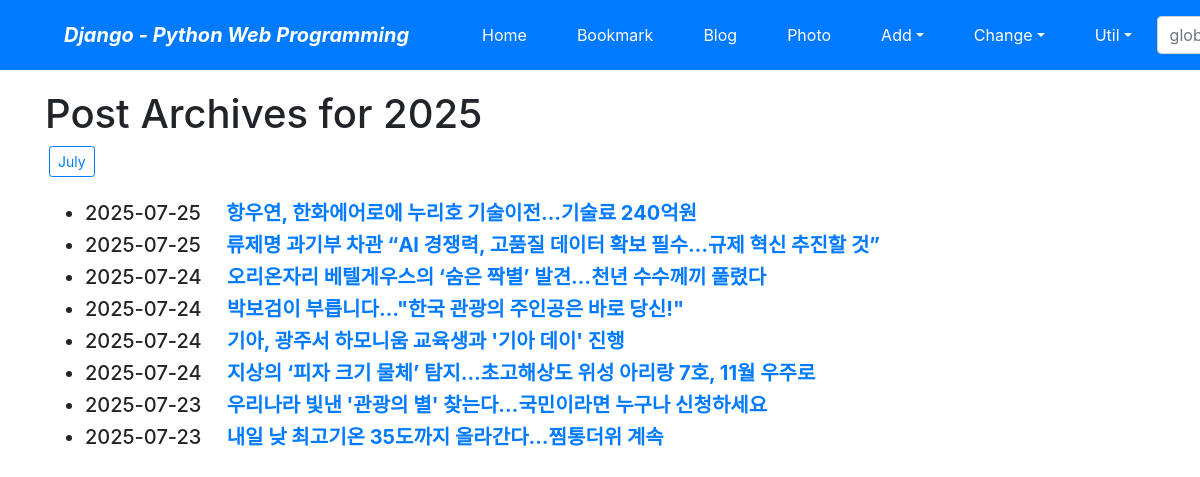
/blog/archive/2025, run on the app's committed database.
### blog/models.py (models this page shows, shortened)
class Post(models.Model):
    title = models.CharField(verbose_name='TITLE', max_length=50)
    slug = models.SlugField('SLUG', unique=True, allow_unicode=True, help_text='one word for title alias.')
    description = models.CharField('DESCRIPTION', max_length=100, blank=True, help_text='simple description text.')
    content = models.TextField('CONTENT')
    create_dt = models.DateTimeField('CREATE DATE', auto_now_add=True)
    modify_dt = models.DateTimeField('MODIFY DATE', auto_now=True)
    tags = TaggableManager(blank=True)
    owner = models.ForeignKey(User, on_delete=models.CASCADE, verbose_name='OWNER', blank=True, null=True)
    class Meta:
        verbose_name = 'post'
        verbose_name_plural = 'posts'
        db_table = 'blog_posts'
        ordering = ('-modify_dt',)
    def get_absolute_url(self):
        return reverse('blog:post_detail', args=(self.slug,))

### blog/views.py (the view)
# urls.py: path("archive/<int:year>", views.PostYAV.as_view(), name="post_year_archive"),
class PostYAV(YearArchiveView):
    model = Post
    date_field = 'modify_dt'
    make_object_list = True

### templates/blog/post_archive_year.html (shortened to what this page needs)
{% extends "base.html" %}
{% block content %}
    <h1>Post Archives for {{ year|date:"Y" }}</h1>
    {% for date in date_list %}
    <a href="{% url 'blog:post_month_archive' date|date:'Y' date|date:'b' %}"
       class="btn btn-outline-primary btn-sm mx-1">
        {{ date|date:"F" }}</a>
    {% endfor %}
    <br><br>
    <div>
        <ul>
            {% for post in object_list %}
            <li class="h5">
                {{ post.modify_dt|date:"Y-m-d" }}&emsp;
                <a href="{{ post.get_absolute_url }}"><strong>{{ post.title }}</strong></a>
            </li>
            {% endfor %}
        </ul>
    </div>
{% endblock %}

### data on the page
Post: modify_dt "2025-07-25", title "항우연, 한화에어로에 누리호 기술이전…기술료 240억원"
Post: modify_dt "2025-07-25", title "류제명 과기부 차관 “AI 경쟁력, 고품질 데이터 확보 필수…규제 혁신 추진할 것”"
Post: modify_dt "2025-07-24", title "오리온자리 베텔게우스의 ‘숨은 짝별’ 발견…천년 수수께끼 풀렸다"
Post: modify_dt "2025-07-24", title "박보검이 부릅니다…\"한국 관광의 주인공은 바로 당신!\""
Post: modify_dt "2025-07-24", title "기아, 광주서 하모니움 교육생과 '기아 데이' 진행"
Post: modify_dt "2025-07-24", title "지상의 ‘피자 크기 물체’ 탐지…초고해상도 위성 아리랑 7호, 11월 우주로"
Post: modify_dt "2025-07-23", title "우리나라 빛낸 '관광의 별' 찾는다…국민이라면 누구나 신청하세요"
Post: modify_dt "2025-07-23", title "내일 낮 최고기온 35도까지 올라간다…찜통더위 계속"

### other printed values
{{ year|date:"Y" }} "2025"
{{ date|date:"F" }} "July"
